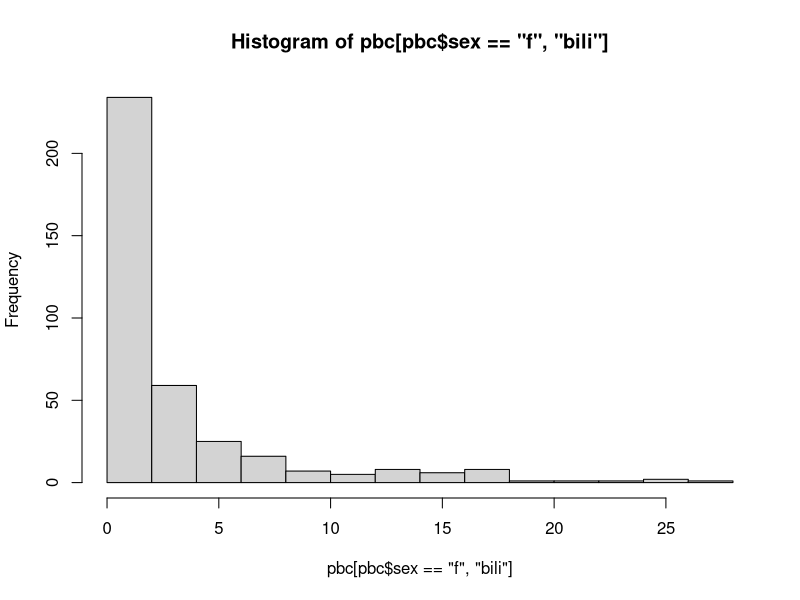
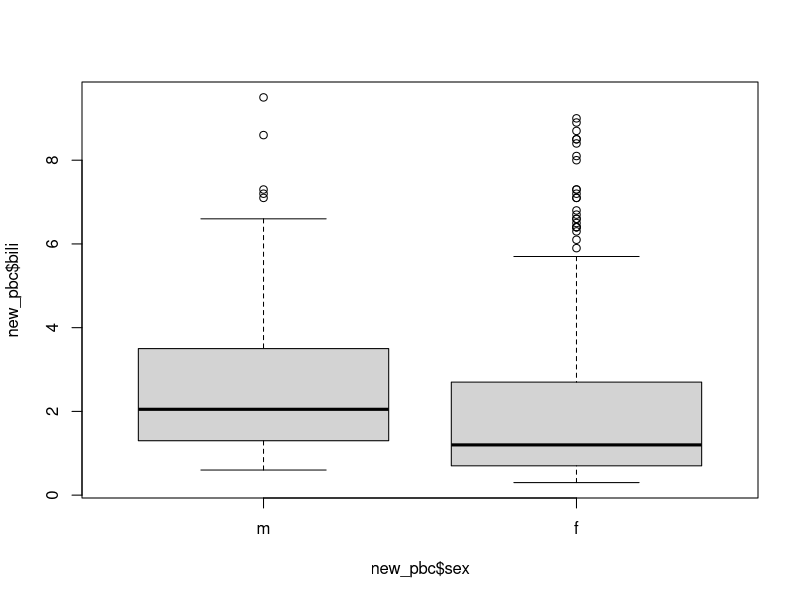

Write the R code that produced these figures, in order.
#' ---
#' title: "Demo: Indexing/Subsetting"
#' subtitle: "NIHES BST02"
#' author: "Eleni-Rosalina Andrinopoulou, Department of Biostatistics, Erasmus Medical Center"
#' date: "`r Sys.setenv(LANG = 'en_US.UTF-8'); format(Sys.Date(), '%d %B %Y')`"
#' output: 
#'   html_document:
#'     toc: true
#'     toc_float:
#'       collapsed: false
#' ---
#' 

#' ## Load packages 
#' If you are using the package for the first time, you will have to first install it
# install.packages("survival") 
library(survival)

#' ## Get data
#' Load data set from package
pbc <- survival::pbc
pbcseq <- survival::pbcseq


#' ## Vector indexing
#' Select the 3rd element from vector `age`
pbc$age[3]

#' Select the `sex` of the 10th patient
pbc$sex[10]

#' Remove the 1st element from the `id` vector
pbc$id[-1]

#' From the vector `age`, select patients that are younger than 30
pbc$age[pbc$age < 30]

#' From the vector `age`, select only `female` patients
pbc$age[pbc$sex == "f"]

#' ## Matrix and data frame indexing
#' Select the 3rd column of the pbc data set \ 
pbc[, 3]

#' Different ways exist to obtain that
pbc[[3]]

#' Select the baseline details of the 5th patient
pbc[pbc$id == 5, ]

#' Select the serum cholesterol for all males
pbc[pbc$sex == "m", "bili"]
pbc$bili[pbc$sex == "m"]

#' Select the `age` for `male` patients or patients that have `serum bilirubin` more than 3
pbc[pbc$sex == "m" | pbc$bili > 5, "age"]
pbc$age[pbc$sex == "m" | pbc$bili > 5]

#' Select the first measurement per patient using the `pbcseq` data set
head(pbcseq[!duplicated(pbcseq[c("id")]), ])

#' Select the last measurement per patient using the `pbcseq` data set
head(pbcseq[!duplicated(pbcseq[c("id")], fromLast = TRUE), ])

#' Select all `male` patients that died
pbc[pbc$sex == "m" & pbc$status == 2, ]      

#' Select `male` patients or patients that died
head(pbc[pbc$sex == "m" | pbc$status == 2, ])

#' Select the `serum bilirubin` measurements only for `female` patients \
#' Calculate the mean and standard deviation \
#' Plot a histogram
pbc[pbc$sex == "f", "bili"]   

mean(pbc[pbc$sex == "f", "bili"])
sd(pbc[pbc$sex == "f", "bili"])

hist(pbc[pbc$sex == "f", "bili"])

#' Select all rows where the `serum bilirubin` measurements are smaller that 10
head(pbc[pbc$bili < 10, ])

#' Make a boxplot of `serum bilirubin` per `sex` using the previous selection
new_pbc <- pbc[pbc$bili < 10, ]
boxplot(new_pbc$bili ~ new_pbc$sex)

#' ## List indexing
#' Create a list with 3 elements: \
#' 
#' * 1st element: all `pbc$id` \
#' * 2nd element: `pbc$bili` for males \
#' * 3rd element: `pbc$age` > 30
myList <- list(pbc$id, pbc$bili[pbc$sex == "m"], pbc$age[pbc$age > 30])

#' Select the second element (the output should be a list)
myList[2]

#' Select the third element (the output should be a vector)
myList[[3]]

#' Select the third element (the output should be a vector) \
#' Then, from the third element, select the elements that are smaller than 20
#' Tips: use baby steps
newData <- myList[[3]]
newData[newData < 20]

#' Create a list with 3 elements and give them names: \
#' 
#' * 1st element - all_id: all `pbc$id` \
#' * 2nd element - bili_male: `pbc$bili` for males \
#' * 3rd element - young: `pbc$age` < 30
myList <- list(all_id = pbc$id, bili_male = pbc$bili[pbc$sex == "m"], young = pbc$age[pbc$age < 30])

#' Select all_id by name indexing
myList$all_id

